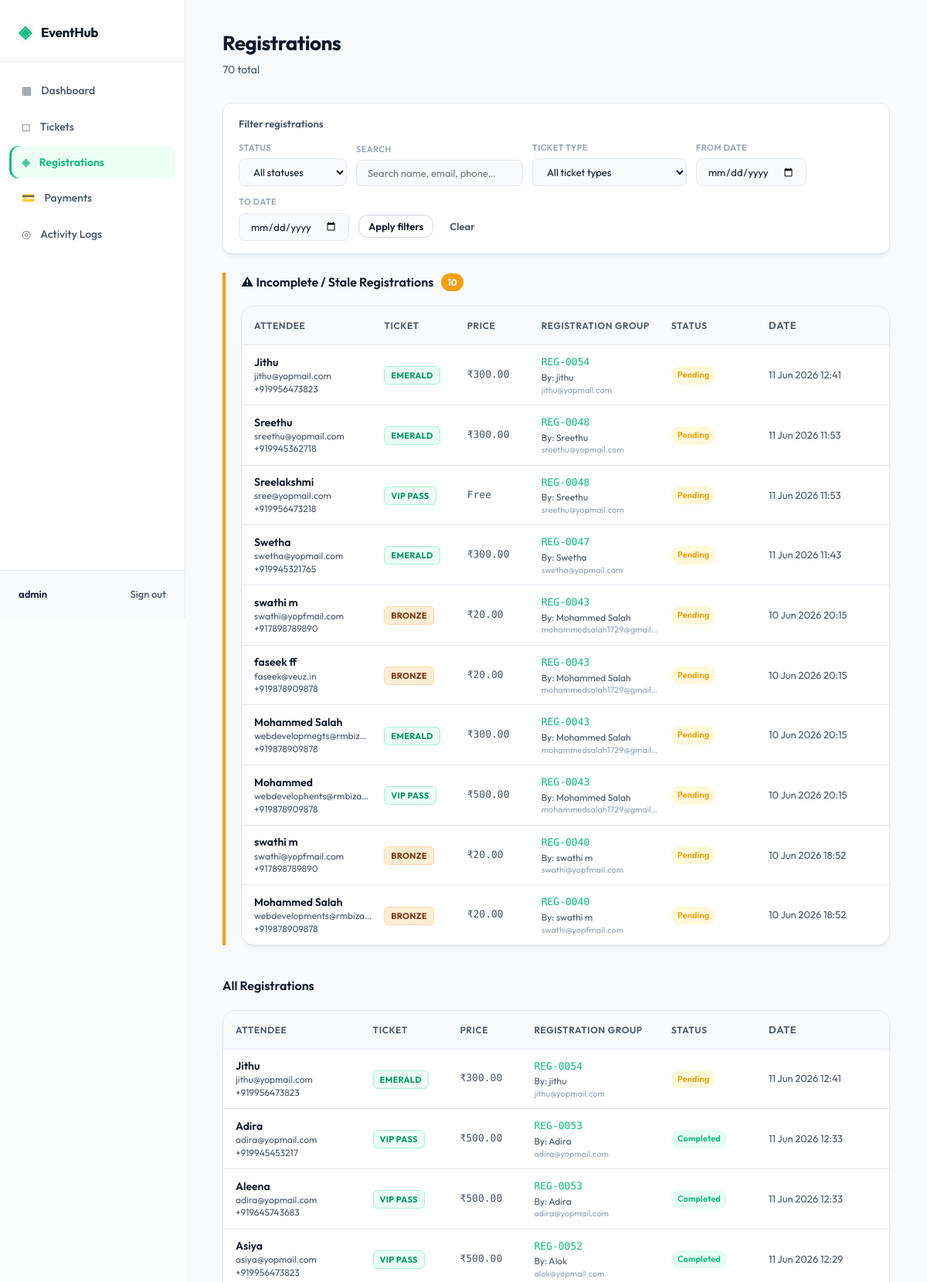
The app's page /panel/registrations/ (signed in, upper part) with its own data.
### apps/registrations/models.py (models this page shows, shortened)
class RegistrationItem(models.Model):
    registration = models.ForeignKey(
        Registration, on_delete=models.CASCADE, related_name='items'
    )
    ticket = models.ForeignKey(
        'tickets.Ticket', on_delete=models.PROTECT, related_name='registration_items'
    )
    attendee_name  = models.CharField(max_length=200)
    attendee_email = models.EmailField()
    attendee_phone = models.CharField(max_length=20, blank=True)
    unit_price = models.DecimalField(max_digits=10, decimal_places=2)
    created_at = models.DateTimeField(auto_now_add=True)
    class Meta:
        indexes = [
            models.Index(fields=['attendee_email']),
            models.Index(fields=['ticket']),
        ]

class Registration(models.Model):
    STATUS_CHOICES = [
        ('pending',    'Pending'),
        ('processing', 'Processing'),
        ('completed',  'Completed'),
        ('failed',     'Failed'),
        ('cancelled',  'Cancelled'),
    ]
    user = models.ForeignKey(
        settings.AUTH_USER_MODEL,
        on_delete=models.SET_NULL,
        null=True, blank=True,
        related_name='registrations'
    )
    contact_name  = models.CharField(max_length=200)
    contact_email = models.EmailField()
    contact_phone = models.CharField(max_length=20)
    status     = models.CharField(max_length=20, choices=STATUS_CHOICES, default='pending')
    created_at = models.DateTimeField(auto_now_add=True)
    updated_at = models.DateTimeField(auto_now=True)
    class Meta:
        ordering = ['-created_at']
        indexes  = [
            models.Index(fields=['contact_email']),
            models.Index(fields=['status']),
            models.Index(fields=['created_at']),
        ]

### apps/tickets/models.py (models this page shows, shortened)
class Ticket(models.Model):
    TICKET_TYPE_CHOICES   = [('free', 'Free'), ('paid', 'Paid')]
    QUANTITY_TYPE_CHOICES = [('limited', 'Limited'), ('unlimited', 'Unlimited')]
    name          = models.CharField(max_length=200, unique=True)
    ticket_type   = models.CharField(max_length=10, choices=TICKET_TYPE_CHOICES)
    price         = models.DecimalField(max_digits=10, decimal_places=2, default=0)
    quantity_type = models.CharField(max_length=10, choices=QUANTITY_TYPE_CHOICES)
    total_quantity    = models.PositiveIntegerField(null=True, blank=True)
    duplicate_email   = models.BooleanField(
        default=False,
        help_text='Allow the same email to register multiple times for this ticket'
    )
    is_active     = models.BooleanField(default=True)
    created_at    = models.DateTimeField(auto_now_add=True)
    updated_at    = models.DateTimeField(auto_now=True)
    class Meta:
        ordering = ['-created_at']
        indexes  = [models.Index(fields=['is_active'])]
    def __str__(self):
        return f"{self.name} ({self.get_ticket_type_display()})"

### apps/registrations/views.py (the view)
# urls.py: path('panel/registrations/', views.registration_list, name='registration_list'),
@login_required
def registration_list(request):
    if not request.user.is_staff:
        return redirect('admin_login')
    qs = get_registration_items_selector()
    f = RegistrationFilter(request.GET, queryset=qs)
    cutoff     = timezone.now() - timezone.timedelta(minutes=30)
    completed  = f.qs.filter(registration__status='completed')
    incomplete = f.qs.filter(
        registration__status__in=['pending', 'processing'],
        registration__created_at__lte=cutoff
    )
    all_regs   = f.qs
    return render(request, 'registrations/list.html', {
        'filter':     f,
        'completed':  completed,
        'incomplete': incomplete,
        'all_regs':   all_regs,
    })

### apps/registrations/selectors.py (called while the page is built)
def get_registration_items_selector():
    return RegistrationItem.objects.select_related(
        'ticket',
        'registration',
        'registration__transaction',
    ).order_by('-registration__created_at')

### templates/registrations/list.html (shortened to what this page needs)
{% extends "admin_base.html" %}
{% block admin_content %}
<div class="page-header">
  <div>
    <h1>Registrations</h1>
    <span class="page-subtitle">{{ all_regs|length }} total</span>
  </div>
</div>
<div class="filter-bar">
  <p class="filter-bar-title">Filter registrations</p>
  <form method="get" class="filter-form">
    <div class="filter-field">
      <label for="{{ filter.form.status.id_for_label }}">Status</label>
      {{ filter.form.status }}
    </div>
    <div class="filter-field">
      <label for="{{ filter.form.search.id_for_label }}">Search</label>
      {{ filter.form.search }}
    </div>
    <div class="filter-field">
      <label for="{{ filter.form.ticket.id_for_label }}">Ticket type</label>
      {{ filter.form.ticket }}
    </div>
    <div class="filter-field">
      <label for="{{ filter.form.date_from.id_for_label }}">From date</label>
      {{ filter.form.date_from }}
    </div>
    <div class="filter-field">
      <label for="{{ filter.form.date_to.id_for_label }}">To date</label>
      {{ filter.form.date_to }}
    </div>
    <div class="filter-actions">
      <button type="submit" class="btn btn-sm btn-secondary">Apply filters</button>
      <a href="{% url 'registration_list' %}" class="btn btn-sm btn-ghost">Clear</a>
    </div>
  </form>
</div>
{% if incomplete %}
<div class="section-block section-block--warn">
  <h2 class="section-title">⚠ Incomplete / Stale Registrations <span class="count-badge">{{ incomplete|length }}</span></h2>
  {% include "registrations/partials/reg_table.html" with registrations=incomplete %}
</div>
{% endif %}
<div class="section-block">
  <h2 class="section-title">All Registrations</h2>
  {% if all_regs %}
    {% include "registrations/partials/reg_table.html" with registrations=all_regs %}
  {% else %}
    <div class="empty-state"><p>No registrations found.</p></div>
  {% endif %}
</div>
{% endblock %}

### templates/admin_base.html (shortened to what this page needs)
{% extends "base.html" %}
{% block body %}
<div class="admin-layout">
  <aside class="sidebar">
    <div class="sidebar-brand">
      <span class="brand-icon">◈</span>
      <span class="brand-name">EventHub</span>
    </div>
    <nav class="sidebar-nav">
      <a href="{% url 'admin_dashboard' %}" class="nav-item {% if request.resolver_match.url_name == 'admin_dashboard' %}active{% endif %}">
        <span class="nav-icon">▦</span> Dashboard
      </a>
      <a href="{% url 'ticket_list' %}" class="nav-item {% if 'ticket' in request.resolver_match.url_name %}active{% endif %}">
        <span class="nav-icon">◻</span> Tickets
      </a>
      <a href="{% url 'registration_list' %}" class="nav-item {% if 'registration' in request.resolver_match.url_name %}active{% endif %}">
        <span class="nav-icon">◈</span> Registrations
      </a>
      <a href="{% url 'payment_list' %}" class="nav-item {% if 'payment' in request.resolver_match.url_name %}active{% endif %}">
        <span class="nav-icon">💳</span> Payments
      </a>
      <a href="{% url 'activity_log_list' %}" class="nav-item {% if 'activity' in request.resolver_match.url_name %}active{% endif %}">
        <span class="nav-icon">◎</span> Activity Logs
      </a>
    </nav>
    <div class="sidebar-footer">
      <span class="admin-name">{{ request.user.username }}</span>
      <a href="{% url 'admin_logout' %}" class="logout-btn">Sign out</a>
    </div>
  </aside>
  <main class="admin-main">
    <div class="admin-content">
      {% block admin_content %}{% endblock %}
    </div>
  </main>
</div>
{% endblock %}

### templates/registrations/partials/reg_table.html
<div class="table-wrap">
  <div class="reg-list">
    <div class="reg-list-header reg-list-row">
      <div class="reg-col-attendee">Attendee</div>
      <div class="reg-col-ticket">Ticket</div>
      <div class="reg-col-price">Price</div>
      <div class="reg-col-group">Registration Group</div>
      <div class="reg-col-status">Status</div>
      <div class="reg-col-date">Date</div>
    </div>
    {% for item in registrations %}
    <div class="reg-item">
      <div class="reg-list-row reg-row" data-item-id="{{ item.id }}">
        <div class="reg-col-attendee">
          <div class="contact-cell contact-cell--compact">
            <span class="contact-name">{{ item.attendee_name }}</span>
            <span class="contact-detail">{{ item.attendee_email }}</span>
            {% if item.attendee_phone %}
              <span class="contact-detail">{{ item.attendee_phone }}</span>
            {% endif %}
          </div>
        </div>
        <div class="reg-col-ticket">
          <span class="ticket-summary-item ticket-summary-item--{{ item.ticket.name|slugify }}">{{ item.ticket.name }}</span>
        </div>
        <div class="reg-col-price td-mono">
          {% if item.unit_price > 0 %}₹{{ item.unit_price }}{% else %}Free{% endif %}
        </div>
        <div class="reg-col-group">
          <div class="contact-cell contact-cell--compact">
            <span class="td-mono font-weight-bold" style="color: var(--accent);">REG-{{ item.registration.id|stringformat:"04d" }}</span>
            <span class="contact-detail" title="Billing Contact">By: {{ item.registration.contact_name }}</span>
            <span class="contact-detail" style="font-size: 11px; color: var(--text3);">{{ item.registration.contact_email }}</span>
          </div>
        </div>
        <div class="reg-col-status">
          <span class="badge badge-status-{{ item.registration.status }}">{{ item.registration.get_status_display }}</span>
        </div>
        <div class="reg-col-date td-date">
          {{ item.registration.created_at|date:"d M Y H:i" }}
        </div>
      </div>
    </div>
    {% empty %}
      <div class="empty-state">
        <p>No registrations found.</p>
      </div>
    {% endfor %}
  </div>
</div>

### records on screen
RegistrationItem: attendee_name "Jithu", attendee_email "jithu@yopmail.com", attendee_phone "+919956473823", ticket.name "EMERALD", unit_price "300.00", registration.id "0054", registration.contact_name "jithu", registration.contact_email "jithu@yopmail.com", registration.status "Pending", registration.created_at "11 Jun 2026 12:41"
RegistrationItem: attendee_name "Sreethu", attendee_email "sreethu@yopmail.com", attendee_phone "+919945362718", ticket.name "EMERALD", unit_price "300.00", registration.id "0048", registration.contact_name "Sreethu", registration.contact_email "sreethu@yopmail.com", registration.status "Pending", registration.created_at "11 Jun 2026 11:53"
RegistrationItem: attendee_name "Sreelakshmi", attendee_email "sree@yopmail.com", attendee_phone "+919956473218", ticket.name "VIP PASS", unit_price "Free", registration.id "0048", registration.contact_name "Sreethu", registration.contact_email "sreethu@yopmail.com", registration.status "Pending", registration.created_at "11 Jun 2026 11:53"
RegistrationItem: attendee_name "Swetha", attendee_email "swetha@yopmail.com", attendee_phone "+919945321765", ticket.name "EMERALD", unit_price "300.00", registration.id "0047", registration.contact_name "Swetha", registration.contact_email "swetha@yopmail.com", registration.status "Pending", registration.created_at "11 Jun 2026 11:43"
RegistrationItem: attendee_name "swathi m", attendee_email "swathi@yopfmail.com", attendee_phone "+917898789890", ticket.name "BRONZE", unit_price "20.00", registration.id "0043", registration.contact_name "Mohammed Salah", registration.contact_email "mohammedsalah1729@gmail…", registration.status "Pending", registration.created_at "10 Jun 2026 20:15"
RegistrationItem: attendee_name "faseek ff", attendee_email "faseek@veuz.in", attendee_phone "+919878909878", ticket.name "BRONZE", unit_price "20.00", registration.id "0043", registration.contact_name "Mohammed Salah", registration.contact_email "mohammedsalah1729@gmail…", registration.status "Pending", registration.created_at "10 Jun 2026 20:15"
RegistrationItem: attendee_name "Mohammed Salah", attendee_email "webdevelopmegts@rmbiz…", attendee_phone "+919878909878", ticket.name "EMERALD", unit_price "300.00", registration.id "0043", registration.contact_name "Mohammed Salah", registration.contact_email "mohammedsalah1729@gmail…", registration.status "Pending", registration.created_at "10 Jun 2026 20:15"
RegistrationItem: attendee_name "Mohammed", attendee_email "webdevelophents@rmbiza…", attendee_phone "+919878909878", ticket.name "VIP PASS", unit_price "500.00", registration.id "0043", registration.contact_name "Mohammed Salah", registration.contact_email "mohammedsalah1729@gmail…", registration.status "Pending", registration.created_at "10 Jun 2026 20:15"
RegistrationItem: attendee_name "swathi m", attendee_email "swathi@yopfmail.com", attendee_phone "+917898789890", ticket.name "BRONZE", unit_price "20.00", registration.id "0040", registration.contact_name "swathi m", registration.contact_email "swathi@yopfmail.com", registration.status "Pending", registration.created_at "10 Jun 2026 18:52"
RegistrationItem: attendee_name "Mohammed Salah", attendee_email "webdevelopments@rmbiz…", attendee_phone "+919878909878", ticket.name "BRONZE", unit_price "20.00", registration.id "0040", registration.contact_name "swathi m", registration.contact_email "swathi@yopfmail.com", registration.status "Pending", registration.created_at "10 Jun 2026 18:52"
RegistrationItem: attendee_name "Adira", attendee_email "adira@yopmail.com", attendee_phone "+919945453217", ticket.name "VIP PASS", unit_price "500.00", registration.id "0053", registration.contact_name "Adira", registration.contact_email "adira@yopmail.com", registration.status "Completed", registration.created_at "11 Jun 2026 12:33"
RegistrationItem: attendee_name "Aleena", attendee_email "adira@yopmail.com", attendee_phone "+919645743683", ticket.name "VIP PASS", unit_price "500.00", registration.id "0053", registration.contact_name "Adira", registration.contact_email "adira@yopmail.com", registration.status "Completed", registration.created_at "11 Jun 2026 12:33"
RegistrationItem: attendee_name "Asiya", attendee_email "asiya@yopmail.com", attendee_phone "+919956473823", ticket.name "VIP PASS", unit_price "500.00", registration.id "0052", registration.contact_name "Alok", registration.contact_email "alok@yopmail.com", registration.status "Completed", registration.created_at "11 Jun 2026 12:29"

### other values on screen
{{ request.user.username }} "admin"
{{ all_regs|length }} "70"
{{ incomplete|length }} "10"
